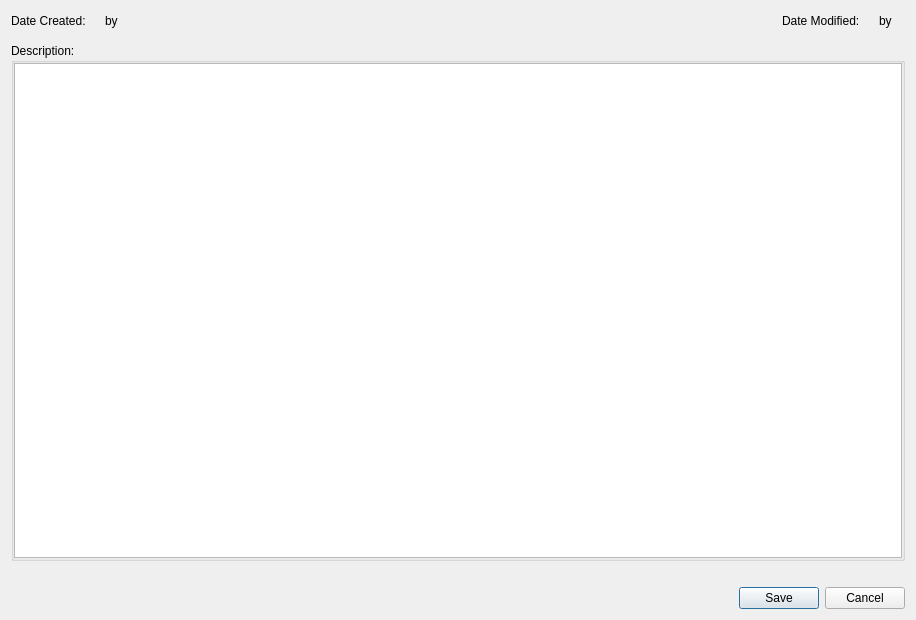
<?xml version="1.0" encoding="UTF-8"?>
<ui version="4.0">
 <class>SimpleItemEditWidget</class>
 <widget class="QWidget" name="SimpleItemEditWidget">
  <property name="geometry">
   <rect>
    <x>0</x>
    <y>0</y>
    <width>916</width>
    <height>620</height>
   </rect>
  </property>
  <layout class="QVBoxLayout" name="verticalLayout">
   <item>
    <widget class="QWidget" name="informationGB" native="true">
     <layout class="QVBoxLayout" name="verticalLayout_2">
      <property name="leftMargin">
       <number>0</number>
      </property>
      <property name="topMargin">
       <number>0</number>
      </property>
      <property name="rightMargin">
       <number>0</number>
      </property>
      <property name="bottomMargin">
       <number>0</number>
      </property>
      <item>
       <widget class="QWidget" name="createdModifiedContainer" native="true">
        <layout class="QHBoxLayout" name="horizontalLayout">
         <property name="leftMargin">
          <number>0</number>
         </property>
         <property name="topMargin">
          <number>0</number>
         </property>
         <property name="rightMargin">
          <number>0</number>
         </property>
         <property name="bottomMargin">
          <number>0</number>
         </property>
         <item>
          <widget class="QLabel" name="createdDateLabel">
           <property name="text">
            <string>Date Created:</string>
           </property>
          </widget>
         </item>
         <item>
          <widget class="QLabel" name="date_entered"/>
         </item>
         <item>
          <widget class="QLabel" name="createdByLabel">
           <property name="text">
            <string>by</string>
           </property>
          </widget>
         </item>
         <item>
          <widget class="QLabel" name="created_by_name"/>
         </item>
         <item>
          <spacer name="horizontalSpacer_3">
           <property name="orientation">
            <enum>Qt::Horizontal</enum>
           </property>
           <property name="sizeHint" stdset="0">
            <size>
             <width>300</width>
             <height>20</height>
            </size>
           </property>
          </spacer>
         </item>
         <item>
          <widget class="QLabel" name="modifiedDateLabel">
           <property name="text">
            <string>Date Modified:</string>
           </property>
          </widget>
         </item>
         <item>
          <widget class="QLabel" name="date_modified">
           <property name="text">
            <string/>
           </property>
          </widget>
         </item>
         <item>
          <widget class="QLabel" name="modifiedByLabel">
           <property name="text">
            <string>by</string>
           </property>
          </widget>
         </item>
         <item>
          <widget class="QLabel" name="modified_by_name"/>
         </item>
        </layout>
       </widget>
      </item>
      <item>
       <widget class="QWidget" name="detailsContainer" native="true"/>
      </item>
     </layout>
    </widget>
   </item>
   <item>
    <widget class="QGroupBox" name="descriptionBox">
     <property name="sizePolicy">
      <sizepolicy hsizetype="Preferred" vsizetype="Expanding">
       <horstretch>0</horstretch>
       <verstretch>0</verstretch>
      </sizepolicy>
     </property>
     <property name="title">
      <string>Description:</string>
     </property>
     <property name="checkable">
      <bool>false</bool>
     </property>
     <property name="checked">
      <bool>false</bool>
     </property>
     <layout class="QGridLayout" name="gridLayout_3">
      <property name="leftMargin">
       <number>0</number>
      </property>
      <property name="topMargin">
       <number>0</number>
      </property>
      <property name="rightMargin">
       <number>0</number>
      </property>
      <property name="bottomMargin">
       <number>0</number>
      </property>
      <item row="0" column="0">
       <widget class="KTextEdit" name="description">
        <property name="acceptRichText">
         <bool>false</bool>
        </property>
       </widget>
      </item>
     </layout>
    </widget>
   </item>
   <item>
    <widget class="QLabel" name="labelOffline">
     <property name="palette">
      <palette>
       <active>
        <colorrole role="WindowText">
         <brush brushstyle="SolidPattern">
          <color alpha="255">
           <red>255</red>
           <green>0</green>
           <blue>0</blue>
          </color>
         </brush>
        </colorrole>
       </active>
       <inactive>
        <colorrole role="WindowText">
         <brush brushstyle="SolidPattern">
          <color alpha="255">
           <red>255</red>
           <green>0</green>
           <blue>0</blue>
          </color>
         </brush>
        </colorrole>
       </inactive>
       <disabled>
        <colorrole role="WindowText">
         <brush brushstyle="SolidPattern">
          <color alpha="255">
           <red>49</red>
           <green>54</green>
           <blue>59</blue>
          </color>
         </brush>
        </colorrole>
       </disabled>
      </palette>
     </property>
     <property name="text">
      <string/>
     </property>
    </widget>
   </item>
   <item>
    <widget class="QDialogButtonBox" name="buttonBox">
     <property name="orientation">
      <enum>Qt::Horizontal</enum>
     </property>
     <property name="standardButtons">
      <set>QDialogButtonBox::Cancel|QDialogButtonBox::Save</set>
     </property>
    </widget>
   </item>
  </layout>
 </widget>
 <customwidgets>
  <customwidget>
   <class>KTextEdit</class>
   <extends>QTextEdit</extends>
   <header>ktextedit.h</header>
  </customwidget>
 </customwidgets>
 <resources/>
 <connections/>
</ui>
